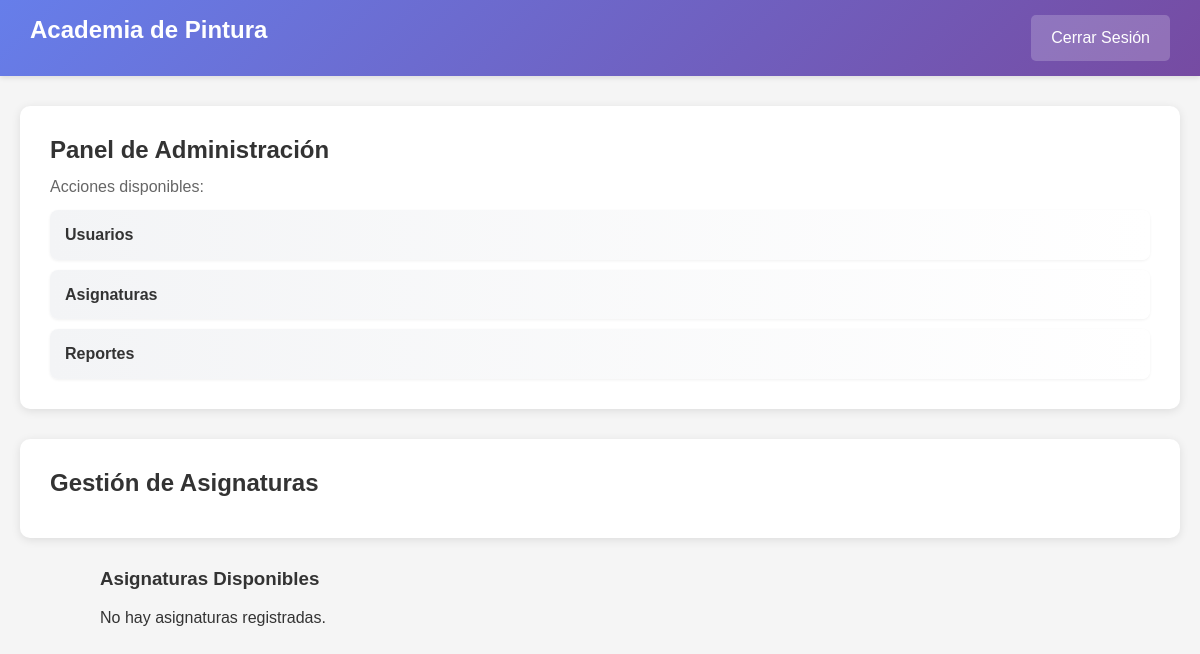
The page /php/Admin/asignaturas.php (signed in) on the database as committed earlier.
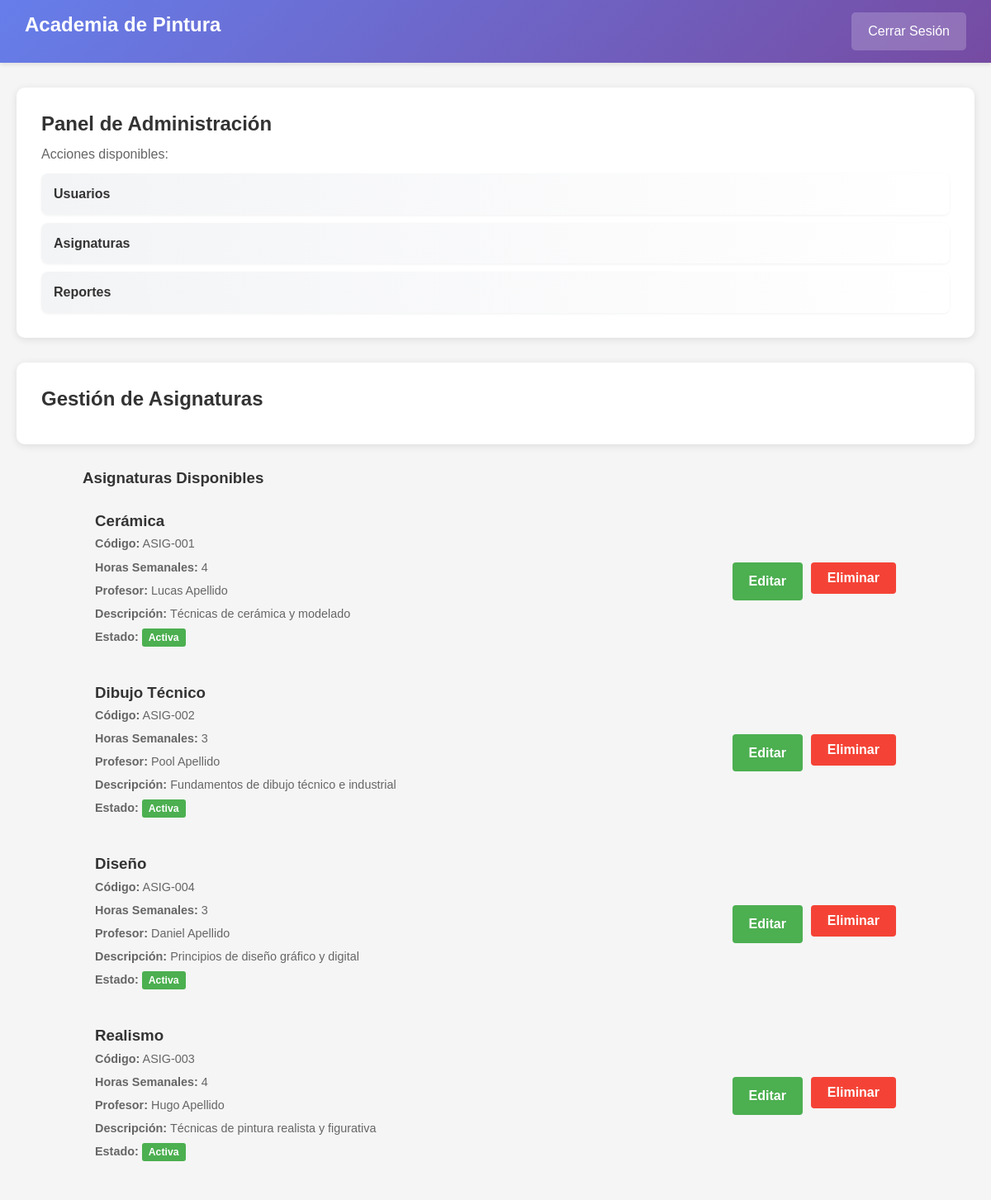
The same page on the database as committed later.
### tables this page shows
CREATE TABLE IF NOT EXISTS `asignaturas` (
    `id_asignatura` INT AUTO_INCREMENT PRIMARY KEY,
    `codigo_asignatura` VARCHAR(20) UNIQUE NOT NULL CHECK (`codigo_asignatura` LIKE 'ASIG-%'),
    `nombre_asignatura` VARCHAR(100) UNIQUE NOT NULL,
    `horas_semanales` INT CHECK (`horas_semanales` BETWEEN 1 AND 20),
    `descripcion` TEXT,
    `id_profesor` INT,
    `id_aula` INT,
    `estado` ENUM('Activa', 'Electiva', 'Retirada') DEFAULT 'Activa',
    FOREIGN KEY (`id_profesor`) REFERENCES `profesor`(`id_profesor`),
    FOREIGN KEY (`id_aula`) REFERENCES `aulas`(`id_aula`)
);

CREATE TABLE IF NOT EXISTS `usuarios` (
    `id_usuario` VARCHAR(20) PRIMARY KEY,
    `codigo_usuario` VARCHAR(20) UNIQUE NOT NULL CHECK (`codigo_usuario` LIKE 'USU-%'),
    `nombre` VARCHAR(100) NOT NULL,
    `apellido` VARCHAR(100) NOT NULL,
    `correo` VARCHAR(100) UNIQUE NOT NULL CHECK (`correo` LIKE '%@%.%'),
    `telefono` VARCHAR(15) NOT NULL CHECK (`telefono` REGEXP '^[0-9]{6,15}$'),
    `fecha_nacimiento` DATE,
    `direccion` TEXT,
    `estado` ENUM('Activo', 'Inactivo', 'Suspendido') DEFAULT 'Activo',
    `rol_codigo` VARCHAR(10) NOT NULL,
    `fecha_registro` TIMESTAMP DEFAULT CURRENT_TIMESTAMP,
    FOREIGN KEY (`rol_codigo`) REFERENCES `rol`(`codigo_rol`),
    CONSTRAINT chk_id_formato CHECK (`id_usuario` REGEXP '^[A-Z0-9-]+$')
);

### php/Admin/asignaturas.php (the view, shortened to what this page needs)
<?php
$conexion = getConexionPDO();
$sql = "SELECT a.`id_asignatura`, a.`codigo_asignatura`, a.`nombre_asignatura`, a.`horas_semanales`,
               a.`descripcion`, a.`estado`, p.`id_profesor`, u.`nombre`, u.`apellido`
        FROM `asignaturas` a
        LEFT JOIN `profesor` p ON a.`id_profesor` = p.`id_profesor`
        LEFT JOIN `usuarios` u ON p.`id_usuario` = u.`id_usuario`
        ORDER BY a.`nombre_asignatura`";
$result = $conexion->query($sql);
$asignaturas = $result->fetchAll(PDO::FETCH_ASSOC);
?>
<!DOCTYPE html>
<html lang="es">
<head>
    <link rel="stylesheet" href="../../css/estilos.css">
</head>
<body>
<?php include '../panel/panel.php'; ?>
<div class="container">
    <div class="welcome">
        <h2>Gestión de Asignaturas</h2>
    </div>
    <div class="asignaturas-container">
        <h3>Asignaturas Disponibles</h3>
        <?php if (empty($asignaturas)): ?>
            <p>No hay asignaturas registradas.</p>
        <?php else: ?>
            <?php foreach ($asignaturas as $asig): ?>
            <div class="asignatura-item">
                <div class="asignatura-info">
                    <h3><?php echo htmlspecialchars($asig['nombre_asignatura']); ?></h3>
                    <p><strong>Código:</strong> <?php echo htmlspecialchars($asig['codigo_asignatura']); ?></p>
                    <p><strong>Horas Semanales:</strong> <?php echo $asig['horas_semanales']; ?></p>
                    <p><strong>Profesor:</strong>
                        <?php
                            if ($asig['nombre'] && $asig['apellido']) {
                                echo htmlspecialchars($asig['nombre'] . ' ' . $asig['apellido']);
                            } else {
                                echo 'Sin asignar';
                            }
                        ?>
                    </p>
                    <p><strong>Descripción:</strong> <?php echo htmlspecialchars($asig['descripcion']); ?></p>
                    <p>
                        <strong>Estado:</strong>
                        <span class="estado-badge estado-<?php echo strtolower($asig['estado']); ?>">
                            <?php echo ucfirst($asig['estado']); ?>
                        </span>
                    </p>
                </div>
                <div class="asignatura-actions">
                    <a href="asignaturas.php?editar=<?php echo $asig['id_asignatura']; ?>" class="btn btn-editar">Editar</a>
                    <form method="POST" style="display:inline;" onsubmit="return confirm('¿Estás seguro de que deseas eliminar esta asignatura?');">
                        <button type="submit" class="btn btn-eliminar">Eliminar</button>
                    </form>
                </div>
            </div>
            <?php endforeach; ?>
        <?php endif; ?>
    </div>
</div>
</body>
</html>

### php/panel/panel.php (shortened to what this page needs)
<?php
$usuario = $_SESSION['usuario'];
$rol = $_SESSION['rol'] ?? obtenerRolUsuario($usuario);
?>
<!DOCTYPE html>
<html lang="es">
<head>
    <link rel="stylesheet" href="../../css/estilos.css">
</head>
<body>
    <div class="navbar">
        <h1>Academia de Pintura</h1>
        <a href="../../logout.php">Cerrar Sesión</a>
    </div>
    <div class="container">
        <?php
            switch ($rol) {
                case 'ADMIN':
                    include 'PanelAdmin.php';
                    break;
            }
        ?>
    </div>
</body>
</html>

### php/panel/PanelAdmin.php (shortened to what this page needs)
<div class="welcome">
    <h2>Panel de Administración</h2>
    <p>Acciones disponibles:</p>
    <div class="dropdown">
        <details>
            <summary>Usuarios</summary>
        </details>
        <details>
            <summary>Asignaturas</summary>
        </details>
        <details>
            <summary>Reportes</summary>
        </details>
    </div>
</div>

### css/estilos.css (style rules this page uses)
* { margin: 0; padding: 0; box-sizing: border-box; }
html { scroll-behavior: smooth; }
body { font-family: 'Segoe UI', Tahoma, Geneva, Verdana, sans-serif; line-height: 1.6; color: #333; background: #f4f4f4; }
.container { max-width: 1200px; margin: 0 auto; padding: 0 20px; }
h1, h2, h3, h4, h5, h6 { line-height: 1.2; margin-bottom: 15px; }
a { color: #667eea; text-decoration: none; transition: color 0.3s; }
button { cursor: pointer; transition: all 0.3s; }
.btn { padding: 10px 20px; border: none; border-radius: 4px; font-size: 16px; font-weight: bold; cursor: pointer; transition: all 0.3s; }

### php/Admin/asignaturas.php (style rules this page uses)
.asignaturas-container { margin: 20px auto; max-width: 1000px; }
.asignatura-item { background: #f5f5f5; padding: 15px; margin: 10px 0; border-radius: 5px; display: flex; justify-content: space-between; align-items: center; }
.asignatura-info h3 { margin: 0; color: #333; }
.asignatura-info p { margin: 5px 0; font-size: 0.9em; color: #666; }
.asignatura-actions { display: flex; gap: 10px; }
.btn { padding: 8px 15px; border: none; border-radius: 4px; cursor: pointer; font-size: 0.9em; text-decoration: none; display: inline-block; }
.btn-editar { background-color: #4CAF50; color: white; }
.btn-eliminar { background-color: #f44336; color: white; }
.estado-badge { padding: 4px 8px; border-radius: 3px; font-size: 0.85em; font-weight: bold; }
.estado-activa { background-color: #4CAF50; color: white; }

### php/panel/panel.php (style rules this page uses)
* { margin: 0; padding: 0; box-sizing: border-box; }
body { font-family: Arial, sans-serif; background: #f5f5f5; }
.navbar { background: linear-gradient(135deg, #667eea 0%, #764ba2 100%); color: white; padding: 15px 30px; display: flex; justify-content: space-between; align-items: center; box-shadow: 0 2px 5px rgba(0, 0, 0, 0.1); }
.navbar h1 { font-size: 24px; }
.navbar a { color: white; text-decoration: none; padding: 10px 20px; background: rgba(255, 255, 255, 0.2); border-radius: 5px; transition: background 0.3s; }
.container { max-width: 1200px; margin: 30px auto; padding: 0 20px; }
.welcome { background: white; padding: 30px; border-radius: 10px; box-shadow: 0 2px 10px rgba(0, 0, 0, 0.1); margin-bottom: 30px; }
.welcome h2 { color: #333; margin-bottom: 10px; }
.welcome p { color: #666; font-size: 16px; }
.dropdown details { margin-top: 10px; }
.dropdown summary { cursor: pointer; padding: 12px 15px; background: linear-gradient(90deg, #f3f4f6, #ffffff); border-radius: 8px; list-style: none; font-weight: 600; color: #333; box-shadow: 0 1px 3px rgba(0,0,0,0.06); outline: none; }

Rows that differ between the two databases and show on the page:
added asignaturas: nombre_asignatura "Cerámica", codigo_asignatura "ASIG-001", horas_semanales "4", usuarios.nombre+apellido "Lucas Apellido", descripcion "Técnicas de cerámica y modelado", estado "Activa"
added asignaturas: nombre_asignatura "Dibujo Técnico", codigo_asignatura "ASIG-002", horas_semanales "3", usuarios.nombre+apellido "Pool Apellido", descripcion "Fundamentos de dibujo técnico e industrial", estado "Activa"
added asignaturas: nombre_asignatura "Diseño", codigo_asignatura "ASIG-004", horas_semanales "3", usuarios.nombre+apellido "Daniel Apellido", descripcion "Principios de diseño gráfico y digital", estado "Activa"
added asignaturas: nombre_asignatura "Realismo", codigo_asignatura "ASIG-003", horas_semanales "4", usuarios.nombre+apellido "Hugo Apellido", descripcion "Técnicas de pintura realista y figurativa", estado "Activa"
Other text that changed with them:
text no longer shown: "No hay asignaturas registradas."
